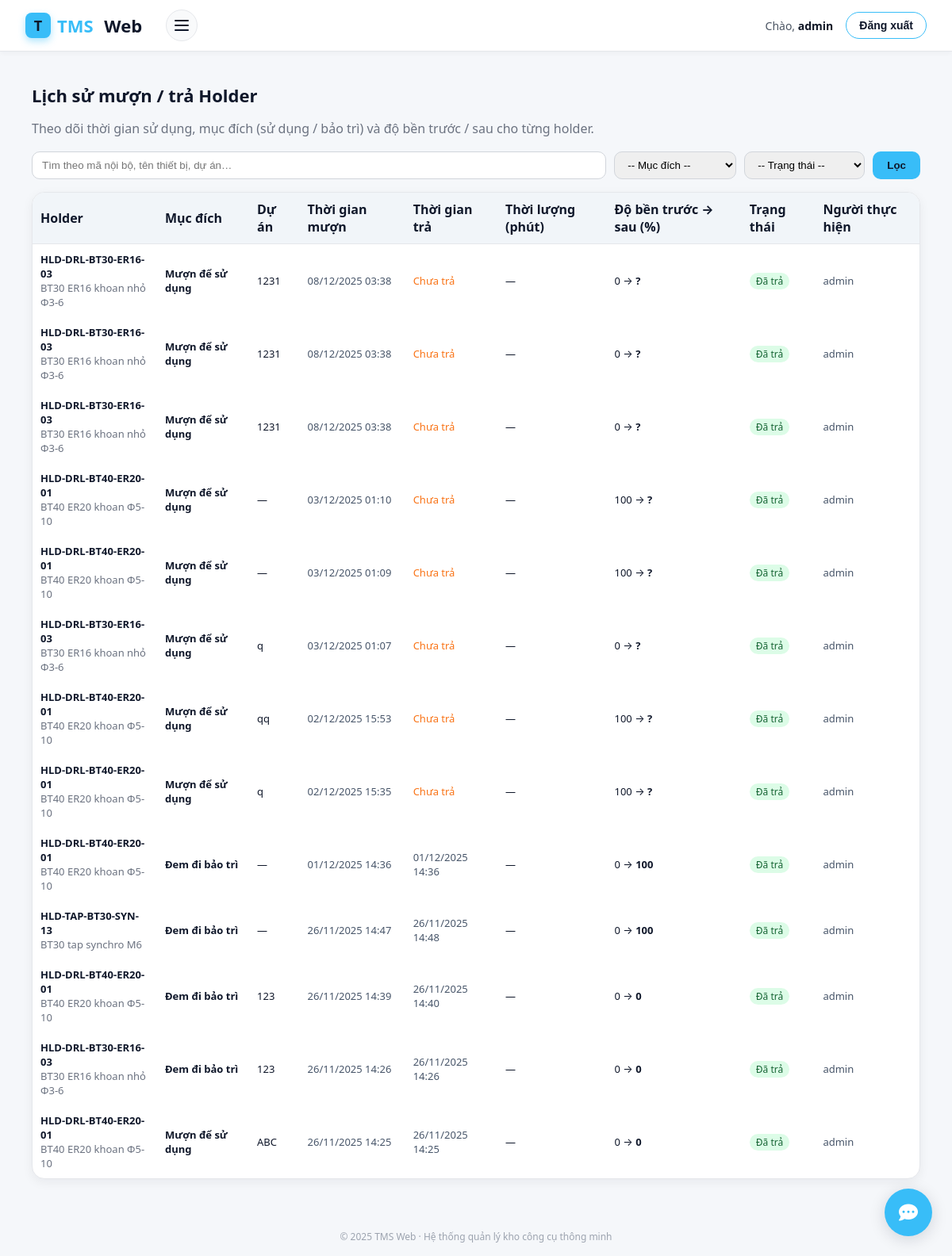
Screenshot of /holder-muontra/history/ (signed in) with the database file from the repository.
### holder_muontra/models.py (models this page shows, shortened)
class HolderHistory(models.Model):
    MUC_DICH_CHOICES = [
        ("SU_DUNG", "Mượn để sử dụng"),
        ("BAO_TRI", "Đem đi bảo trì"),
    ]
    TRANG_THAI_CHOICES = [
    ("PENDING", "Đang chờ tủ xử lý"),
    ("SUCCESS", "Thành công"),
    ("FAILED", "Thất bại"),
    ("DANG_MUON", "Đang mượn"),
    ("DA_TRA", "Đã trả"),
]
    holder = models.ForeignKey(
        Holder,
        on_delete=models.CASCADE,
        related_name="histories",
        verbose_name="Holder",
    )
    ten_thiet_bi_snapshot = models.CharField(
        max_length=200,
        blank=True,
        verbose_name="Tên thiết bị (snapshot)",
        help_text="Copy từ Holder.ten_thiet_bi tại thời điểm mượn",
    )
    ma_noi_bo_snapshot = models.CharField(
        max_length=50,
        blank=True,
        verbose_name="Mã nội bộ (snapshot)",
        help_text="Copy từ Holder.ma_noi_bo tại thời điểm mượn",
    )
    muc_dich = models.CharField(
        max_length=20,
        choices=MUC_DICH_CHOICES,
        verbose_name="Mục đích mượn",
    )
    du_an = models.CharField(
        max_length=100,
        blank=True,
        verbose_name="Dự án / lệnh sản xuất",
    )
    mo_ta = models.TextField(
        blank=True,
        verbose_name="Mô tả chi tiết / ghi chú",
    )
    nguoi_thuc_hien = models.ForeignKey(
        User,
        null=True,
        blank=True,
        on_delete=models.SET_NULL,
        related_name="holder_history_actions",
        verbose_name="Người thực hiện",
    )
    thoi_gian_muon = models.DateTimeField(
        auto_now_add=True,
        verbose_name="Thời gian mượn",
    )
    thoi_gian_tra = models.DateTimeField(
        null=True,
        blank=True,
        verbose_name="Thời gian trả",
    )
    thoi_luong_phut = models.PositiveIntegerField(
        null=True,
        blank=True,
        verbose_name="Thời lượng sử dụng (phút)",
    )
    mon_truoc = models.PositiveIntegerField(
        null=True,
        blank=True,
        verbose_name="% độ bền trước khi mượn",
        help_text="Từ Holder.mon tại thời điểm mượn (0–100)",
    )
    mon_sau = models.PositiveIntegerField(
        null=True,
        blank=True,
        verbose_name="% độ bền sau khi trả",
        help_text="Sau khi trừ hao / reset bảo trì (0–100)",
    )
    trang_thai = models.CharField(
    max_length=20,
    choices=TRANG_THAI_CHOICES,
    default="PENDING"
)
    ly_do_fail = models.CharField(max_length=255, blank=True, default="")
    tx_id = models.BigIntegerField(null=True, blank=True, db_index=True)
    created_at = models.DateTimeField(
        auto_now_add=True,
        verbose_name="Tạo lúc",
    )
    updated_at = models.DateTimeField(
        auto_now=True,
        verbose_name="Cập nhật lúc",
    )
    class Meta:
        verbose_name = "Lịch sử mượn holder"
        verbose_name_plural = "Lịch sử mượn holder"
        ordering = ["-thoi_gian_muon"]

### holder/models.py (models this page shows, shortened)
class Holder(models.Model):
    ten_thiet_bi = models.CharField(max_length=200)
    nhom_thiet_bi = models.CharField(max_length=100)
    ma_noi_bo = models.CharField(max_length=50, unique=True)
    ma_nha_sx = models.CharField(max_length=100)
    loai_holder = models.CharField(max_length=100, blank=True, null=True)
    so_serial = models.CharField(max_length=100, blank=True, null=True)
    nha_san_xuat = models.CharField(max_length=100, blank=True, null=True)
    nha_cung_cap = models.CharField(max_length=150, blank=True, null=True)
    nguoi_quan_ly = models.CharField(max_length=100, blank=True, null=True)
    TRANG_THAI_CHOICES = [
        ("dang_su_dung", "Đang sẵn sàng"),
        ("dang_bao_tri", "Đang bảo trì"),
        ("ngung_su_dung", "Ngừng sử dụng"),
        ("dang_duoc_muon", "Đang được mượn"),
    ]
    trang_thai_tai_san = models.CharField(
        max_length=20,
        choices=TRANG_THAI_CHOICES,
        blank=True,
        null=True,
    )
    chuan_ga = models.CharField(max_length=50, blank=True, null=True)
    loai_kep = models.CharField(max_length=50, blank=True, null=True)
    chieu_dai_lam_viec = models.DecimalField(
        max_digits=6, decimal_places=2, blank=True, null=True
    )
    duong_kinh_kep_max = models.DecimalField(
        max_digits=6, decimal_places=2, blank=True, null=True
    )
    tu = models.CharField(max_length=50, blank=True, null=True)
    ngan = models.CharField(max_length=50, blank=True, null=True)
    may_uu_tien = models.CharField(max_length=200, blank=True, null=True)
    ngay_nhap_kho = models.DateField(blank=True, null=True)
    gia_tri_mua = models.BigIntegerField(blank=True, null=True)
    chu_ky_kiem_tra = models.CharField(max_length=100, blank=True, null=True)
    lan_kiem_tra_gan_nhat = models.DateField(blank=True, null=True)
    so_lan_ga_thao = models.IntegerField(blank=True, null=True)
    danh_gia_gan_nhat = models.TextField(blank=True, null=True)
    cv = models.DecimalField(  # Độ cứng vững
        max_digits=4, decimal_places=1, blank=True, null=True
    )
    dx = models.DecimalField(  # Độ chính xác gá kẹp
        max_digits=4, decimal_places=1, blank=True, null=True
    )
    mon = models.IntegerField(blank=True, null=True)  # % mòn
    tan_suat = models.IntegerField(blank=True, null=True)  # lần/tháng
    ld = models.DecimalField(  # chiều dài nhô dao
        max_digits=6, decimal_places=2, blank=True, null=True
    )
    ket_luan_fuzzy = models.TextField(blank=True, null=True)
    tool_khuyen_dung = models.ManyToManyField(
        'tool.tool',          # hoặc 'Tool' nếu cùng app
        blank=True,
        related_name='holders_khuyen_dung',
        help_text="Các tool tương thích & khuyên dùng với holder này"
    )
    ma_nhom_tuong_thich = models.CharField(
        max_length=50,
        blank=True,
        null=True,
        help_text="Nếu 2 holder có cùng mã này thì coi như tương thích / thay thế cho nhau"
    )
    created_at = models.DateTimeField(auto_now_add=True)

### holder_muontra/views.py (the view, shortened to what this page needs)
# urls.py: path("history/", views.history_holder, name="history_holder"),
def history_holder(request):
    q = request.GET.get("q", "").strip()
    muc_dich = request.GET.get("muc_dich", "")
    trang_thai = request.GET.get("trang_thai", "")
    histories = (
        HolderHistory.objects
        .select_related("holder", "nguoi_thuc_hien")
        .order_by("-thoi_gian_muon")
    )
    if muc_dich:
        histories = histories.filter(muc_dich=muc_dich)
    if trang_thai:
        histories = histories.filter(trang_thai=trang_thai)
    context = {
        "histories": histories,
        "q": q,
        "muc_dich": muc_dich,
        "trang_thai": trang_thai,
        "MUC_DICH_CHOICES": HolderHistory.MUC_DICH_CHOICES,
        "TRANG_THAI_CHOICES": HolderHistory.TRANG_THAI_CHOICES,
    }
    return render(request, "holder_history.html", context)

### templates/holder_history.html (shortened to what this page needs)
{% extends "base.html" %}
{% block content %}
<div style="max-width:1120px;margin:20px auto;">
  <h2 style="font-size:22px;font-weight:700;margin-bottom:6px;">
    Lịch sử mượn / trả Holder
  </h2>
  <p style="color:#6b7280;margin-bottom:18px;">
    Theo dõi thời gian sử dụng, mục đích (sử dụng / bảo trì) và độ bền trước / sau cho từng holder.
  </p>
  <form method="get" style="margin-bottom:16px;display:flex;gap:10px;flex-wrap:wrap;">
    <input
      type="text"
      name="q"
      value="{{ q }}"
      placeholder="Tìm theo mã nội bộ, tên thiết bị, dự án…"
      style="
        flex:1;
        min-width:260px;
        padding:8px 12px;
        border-radius:10px;
        border:1px solid #d1d5db;
      "
    />
    <select
      name="muc_dich"
      style="
        padding:8px 12px;
        border-radius:10px;
        border:1px solid #d1d5db;
      "
    >
      <option value="">-- Mục đích --</option>
    </select>
    <select
      name="trang_thai"
      style="
        padding:8px 12px;
        border-radius:10px;
        border:1px solid #d1d5db;
      "
    >
      <option value="">-- Trạng thái --</option>
    </select>
    <button
      type="submit"
      style="
        padding:8px 18px;
        border-radius:10px;
        border:none;
        background:#38bdf8;
        color:#0f172a;
        font-weight:600;
        cursor:pointer;
      "
    >
      Lọc
    </button>
  </form>
  <div style="
    background:#ffffff;
    border-radius:16px;
    border:1px solid #e5e7eb;
    box-shadow:0 4px 14px rgba(15,23,42,0.06);
    overflow:auto;
  ">
    <table style="width:100%;border-collapse:collapse;min-width:960px;">
      <thead>
        <tr style="background:#f1f5f9;">
          <th style="padding:10px;border-bottom:1px solid #e5e7eb;text-align:left;">Holder</th>
          <th style="padding:10px;border-bottom:1px solid #e5e7eb;text-align:left;">Mục đích</th>
          <th style="padding:10px;border-bottom:1px solid #e5e7eb;text-align:left;">Dự án</th>
          <th style="padding:10px;border-bottom:1px solid #e5e7eb;text-align:left;">Thời gian mượn</th>
          <th style="padding:10px;border-bottom:1px solid #e5e7eb;text-align:left;">Thời gian trả</th>
          <th style="padding:10px;border-bottom:1px solid #e5e7eb;text-align:left;">Thời lượng (phút)</th>
          <th style="padding:10px;border-bottom:1px solid #e5e7eb;text-align:left;">Độ bền trước → sau (%)</th>
          <th style="padding:10px;border-bottom:1px solid #e5e7eb;text-align:left;">Trạng thái</th>
          <th style="padding:10px;border-bottom:1px solid #e5e7eb;text-align:left;">Người thực hiện</th>
        </tr>
      </thead>
      <tbody>
        {% if histories %}
          {% for h in histories %}
          <tr>
            <td style="padding:10px;font-size:13px;">
              <strong>{{ h.ma_noi_bo_snapshot|default:h.holder.ma_noi_bo }}</strong><br>
              <span style="color:#6b7280;">
                {{ h.ten_thiet_bi_snapshot|default:h.holder.ten_thiet_bi }}
              </span>
            </td>
            <td style="padding:10px;font-size:13px;font-weight:600;">
              {{ h.get_muc_dich_display }}
            </td>
            <td style="padding:10px;font-size:13px;">
              {{ h.du_an|default:"—" }}
            </td>
            <td style="padding:10px;font-size:13px;color:#475569;">
              {{ h.thoi_gian_muon|date:"d/m/Y H:i" }}
            </td>
            <td style="padding:10px;font-size:13px;color:#475569;">
              {% if h.thoi_gian_tra %}
                {{ h.thoi_gian_tra|date:"d/m/Y H:i" }}
              {% else %}
                <span style="color:#f97316;">Chưa trả</span>
              {% endif %}
            </td>
            <td style="padding:10px;font-size:13px;">
              {% if h.thoi_luong_phut %}
                {{ h.thoi_luong_phut }} phút
              {% else %}
                —
              {% endif %}
            </td>
            <td style="padding:10px;font-size:13px;">
              {% if h.mon_truoc is not None or h.mon_sau is not None %}
                {{ h.mon_truoc|default_if_none:"?" }} →
                <strong>{{ h.mon_sau|default_if_none:"?" }}</strong>
              {% else %}
                —
              {% endif %}
            </td>
            <td style="padding:10px;font-size:13px;">
              {% if h.trang_thai == "DANG_MUON" %}
                <span style="padding:2px 8px;border-radius:999px;font-size:12px;background:#fee2e2;color:#b91c1c;">
                  Đang mượn
                </span>
              {% else %}
                <span style="padding:2px 8px;border-radius:999px;font-size:12px;background:#dcfce7;color:#166534;">
                  Đã trả
                </span>
              {% endif %}
            </td>
            <td style="padding:10px;font-size:13px;color:#475569;">
              {{ h.nguoi_thuc_hien|default:"—" }}
            </td>
          </tr>
          {% endfor %}
        {% else %}
          <tr>
            <td colspan="9" style="padding:14px;text-align:center;color:#94a3b8;">
              Chưa có lịch sử mượn / trả nào.
            </td>
          </tr>
        {% endif %}
      </tbody>
    </table>
  </div>
</div>
{% endblock %}

### templates/base.html (shortened to what this page needs)
{% load static %}
<!DOCTYPE html>
<html lang="vi">
<head>
</head>
<body>
    <header>
        <div class="left-header">
            <a href="{% url 'home' %}" class="brand" title="Trang chủ TMS">
                <div class="logo-box">T</div>
                <span>TMS</span>&nbsp;Web
            </a>
            <button class="hamburger" type="button" onclick="toggleDashboard()">
                <span></span>
            </button>
        </div>
        <div class="right-header">
            {% if user.is_authenticated %}
                <div class="welcome-text">
                    Chào,&nbsp;<strong>{{ user.get_full_name|default:user.username }}</strong>
                </div>
                <form action="{% url 'logout' %}" method="post" style="margin:0;">
                    <button type="submit" class="btn-logout">Đăng xuất</button>
                </form>
            {% else %}
                <div class="welcome-text">Bạn chưa đăng nhập</div>
                <a href="{% url 'login' %}" class="btn-login">Đăng nhập</a>
            {% endif %}
        </div>
    </header>
    <main>
        {% block content %}{% endblock %}
    </main>
    <footer>
        © 2025 TMS Web · Hệ thống quản lý kho công cụ thông minh
    </footer>
     {% include "chatbot.html" %}
</body>
</html>

### templates/base.html (style rules this page uses)
:root { --blue-tech: #38bdf8; --blue-strong: #0f172a; --blue-soft: #e0f2fe; }
* { box-sizing: border-box; }
body { margin: 0; font-family: "Segoe UI", sans-serif; background: #ffffff; color: #0f172a; }
header { position: sticky; top: 0; z-index: 20; display: flex; justify-content: space-between; align-items: center; padding: 12px 32px; background: #ffffff; border-bottom: 1px solid #e5e7eb; box-shadow: 0 2px 6px rgba(15, 23, 42, 0.04); }
.left-header { display: flex; align-items: center; gap: 10px; }
.logo-box { width: 32px; height: 32px; border-radius: 8px; background: var(--blue-tech); display: flex; align-items: center; justify-content: center; color: #0f172a; font-weight: 800; font-size: 18px; box-shadow: 0 4px 10px rgba(56, 189, 248, 0.4); }
.brand { display: flex; align-items: center; gap: 8px; font-size: 22px; font-weight: 700; color: #0f172a; text-decoration: none; }
.brand span { color: var(--blue-tech); }
.hamburger { margin-left: 20px; width: 40px; height: 40px; border-radius: 999px; border: 1px solid #e5e7eb; background: #f9fafb; display: flex; align-items: center; justify-content: center; cursor: pointer; transition: 0.2s; }
.hamburger span { display: block; width: 18px; height: 2px; background: #0f172a; border-radius: 999px; position: relative; transition: 0.2s; }
.hamburger span::before, .hamburger span::after { content: ""; position: absolute; left: 0; width: 18px; height: 2px; background: #0f172a; border-radius: 999px; transition: 0.2s; }
.hamburger span::before { top: -6px; }
.hamburger span::after { top: 6px; }
.right-header { display: flex; align-items: center; gap: 16px; font-size: 14px; }
.welcome-text { color: #4b5563; }
.welcome-text strong { color: #111827; }
.btn-logout, .btn-login { padding: 8px 16px; border-radius: 999px; border: 1px solid var(--blue-tech); background: #ffffff; color: var(--blue-strong); font-size: 14px; font-weight: 600; cursor: pointer; transition: 0.2s; text-decoration: none; display: inline-flex; align-items: center; justify-content: center; }
main { max-width: 1500px; margin: 40px auto; padding: 0 16px; }
footer { text-align: center; padding: 24px 0 16px; font-size: 12px; color: #9ca3af; }

### templates/chatbot.html (style rules this page uses)
:root { --primary-color: #4361ee; --blue-tech: #38bdf8; --blue-strong: #0f172a; --primary-dark: #3a56d4; --bg-color: #f5f7fa; --text-color: #2b2d42; --white: #ffffff; --light-gray: #e9ecef; --shadow: 0 4px 20px rgba(0, 0, 0, 0.15); --border-radius: 16px; }
body { font-family: 'Segoe UI', system-ui, -apple-system, sans-serif; background: var(--bg-color); margin: 0; }

### rows the page displays
HolderHistory: ma_noi_bo_snapshot "HLD-DRL-BT30-ER16-03", ten_thiet_bi_snapshot "BT30 ER16 khoan nhỏ Φ3-6", muc_dich "Mượn để sử dụng", du_an "1231", thoi_gian_muon "08/12/2025 03:38", shows "Chưa trả", mon_truoc "0", mon_sau "?", trang_thai "Đã trả", nguoi_thuc_hien "admin"
HolderHistory: ma_noi_bo_snapshot "HLD-DRL-BT30-ER16-03", ten_thiet_bi_snapshot "BT30 ER16 khoan nhỏ Φ3-6", muc_dich "Mượn để sử dụng", du_an "1231", thoi_gian_muon "08/12/2025 03:38", shows "Chưa trả", mon_truoc "0", mon_sau "?", trang_thai "Đã trả", nguoi_thuc_hien "admin"
HolderHistory: ma_noi_bo_snapshot "HLD-DRL-BT30-ER16-03", ten_thiet_bi_snapshot "BT30 ER16 khoan nhỏ Φ3-6", muc_dich "Mượn để sử dụng", du_an "1231", thoi_gian_muon "08/12/2025 03:38", shows "Chưa trả", mon_truoc "0", mon_sau "?", trang_thai "Đã trả", nguoi_thuc_hien "admin"
HolderHistory: ma_noi_bo_snapshot "HLD-DRL-BT40-ER20-01", ten_thiet_bi_snapshot "BT40 ER20 khoan Φ5-10", muc_dich "Mượn để sử dụng", du_an "—", thoi_gian_muon "03/12/2025 01:10", shows "Chưa trả", mon_truoc "100", mon_sau "?", trang_thai "Đã trả", nguoi_thuc_hien "admin"
HolderHistory: ma_noi_bo_snapshot "HLD-DRL-BT40-ER20-01", ten_thiet_bi_snapshot "BT40 ER20 khoan Φ5-10", muc_dich "Mượn để sử dụng", du_an "—", thoi_gian_muon "03/12/2025 01:09", shows "Chưa trả", mon_truoc "100", mon_sau "?", trang_thai "Đã trả", nguoi_thuc_hien "admin"
HolderHistory: ma_noi_bo_snapshot "HLD-DRL-BT30-ER16-03", ten_thiet_bi_snapshot "BT30 ER16 khoan nhỏ Φ3-6", muc_dich "Mượn để sử dụng", du_an "q", thoi_gian_muon "03/12/2025 01:07", shows "Chưa trả", mon_truoc "0", mon_sau "?", trang_thai "Đã trả", nguoi_thuc_hien "admin"
HolderHistory: ma_noi_bo_snapshot "HLD-DRL-BT40-ER20-01", ten_thiet_bi_snapshot "BT40 ER20 khoan Φ5-10", muc_dich "Mượn để sử dụng", du_an "qq", thoi_gian_muon "02/12/2025 15:53", shows "Chưa trả", mon_truoc "100", mon_sau "?", trang_thai "Đã trả", nguoi_thuc_hien "admin"
HolderHistory: ma_noi_bo_snapshot "HLD-DRL-BT40-ER20-01", ten_thiet_bi_snapshot "BT40 ER20 khoan Φ5-10", muc_dich "Mượn để sử dụng", du_an "q", thoi_gian_muon "02/12/2025 15:35", shows "Chưa trả", mon_truoc "100", mon_sau "?", trang_thai "Đã trả", nguoi_thuc_hien "admin"
HolderHistory: ma_noi_bo_snapshot "HLD-DRL-BT40-ER20-01", ten_thiet_bi_snapshot "BT40 ER20 khoan Φ5-10", muc_dich "Đem đi bảo trì", du_an "—", thoi_gian_muon "01/12/2025 14:36", thoi_gian_tra "01/12/2025 14:36", mon_truoc "0", mon_sau "100", trang_thai "Đã trả", nguoi_thuc_hien "admin"
HolderHistory: ma_noi_bo_snapshot "HLD-TAP-BT30-SYN-13", ten_thiet_bi_snapshot "BT30 tap synchro M6", muc_dich "Đem đi bảo trì", du_an "—", thoi_gian_muon "26/11/2025 14:47", thoi_gian_tra "26/11/2025 14:48", mon_truoc "0", mon_sau "100", trang_thai "Đã trả", nguoi_thuc_hien "admin"
HolderHistory: ma_noi_bo_snapshot "HLD-DRL-BT40-ER20-01", ten_thiet_bi_snapshot "BT40 ER20 khoan Φ5-10", muc_dich "Đem đi bảo trì", du_an "123", thoi_gian_muon "26/11/2025 14:39", thoi_gian_tra "26/11/2025 14:40", mon_truoc "0", mon_sau "0", trang_thai "Đã trả", nguoi_thuc_hien "admin"
HolderHistory: ma_noi_bo_snapshot "HLD-DRL-BT30-ER16-03", ten_thiet_bi_snapshot "BT30 ER16 khoan nhỏ Φ3-6", muc_dich "Đem đi bảo trì", du_an "123", thoi_gian_muon "26/11/2025 14:26", thoi_gian_tra "26/11/2025 14:26", mon_truoc "0", mon_sau "0", trang_thai "Đã trả", nguoi_thuc_hien "admin"
HolderHistory: ma_noi_bo_snapshot "HLD-DRL-BT40-ER20-01", ten_thiet_bi_snapshot "BT40 ER20 khoan Φ5-10", muc_dich "Mượn để sử dụng", du_an "ABC", thoi_gian_muon "26/11/2025 14:25", thoi_gian_tra "26/11/2025 14:25", mon_truoc "0", mon_sau "0", trang_thai "Đã trả", nguoi_thuc_hien "admin"

### other values shown
{{ user.get_full_name|default:user.username }} "admin"
